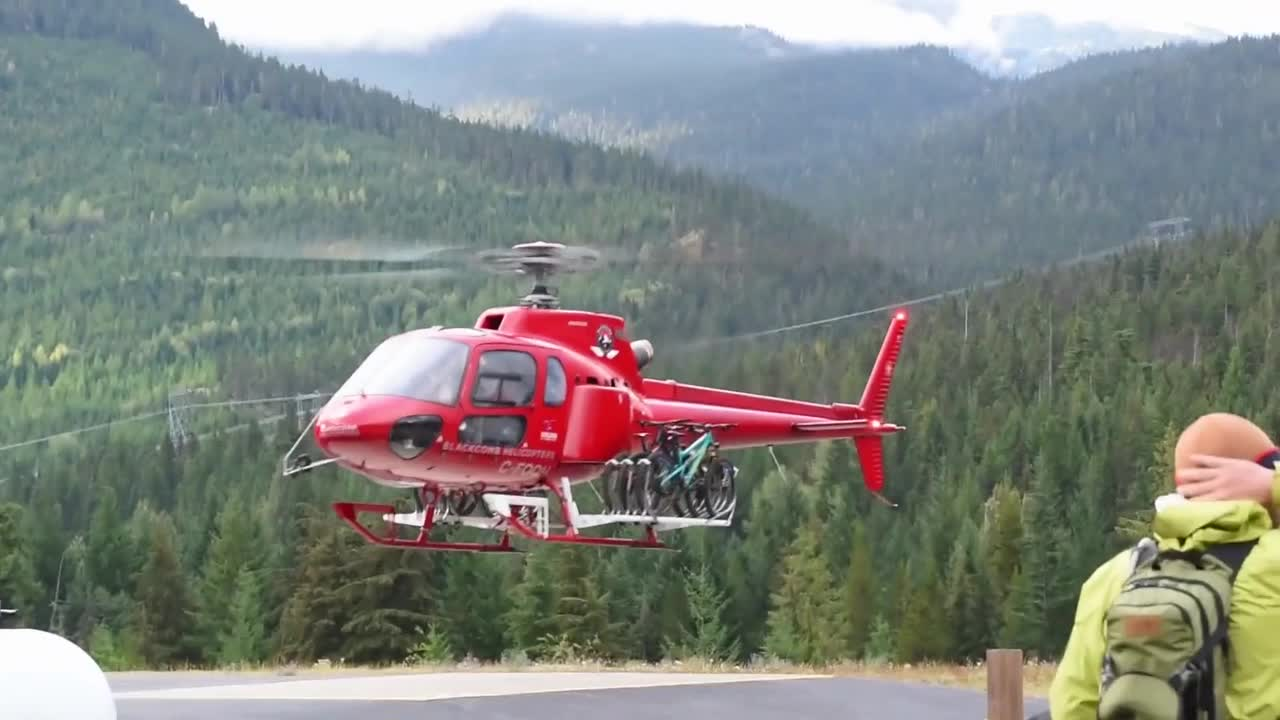
#> input picture part2/src/v001.jpg, 1280 x 720 px
$ jupyter execute --allow-errors PatchMatch_RGB.ipynb   (shell and % lines are left out)
#> lines starting #> are read from the running program, lines starting #| are printed output that depends on the picture
[cell 1]
import numpy as np
import cv2
import matplotlib.pyplot as plt

[cell 2]
def compare_matches(padded_img1, padded_img2, center1, center2, patch_half_size, debug=False):
    # indexing for slicing patch frim images
    i1_start = center1[1]
    i1_end = center1[1]+2*patch_half_size+1
    j1_start = center1[0]
    j1_end = center1[0]+2*patch_half_size+1

    i2_start = center2[1]
    i2_end = center2[1]+2*patch_half_size+1
    j2_start = center2[0]
    j2_end = center2[0]+2*patch_half_size+1

    if debug:
        print(padded_img1)
        print(padded_img2)

    patch_1 = padded_img1[i1_start:i1_end, j1_start:j1_end]
    patch_2 = padded_img2[i2_start:i2_end, j2_start:j2_end]

    if debug:
        print(patch_1)
        print(patch_2)

    mask = np.logical_and(patch_1 >= 0,patch_2 >= 0)
    patch_1 = patch_1[mask]
    patch_2 = patch_2[mask]

    return np.sum((patch_1-patch_2)**2)/patch_1.size

def patch_match(img1, img2, patch_size=11):
#> called with img1 = array of shape (3, 3, 3), img2 = array of shape (3, 3, 3), patch_size = 3
    height, width, ch = img1.shape
    # create random ofset with the shape h*w for dy and dx
    match_x = np.random.randint(0, width, size=(height,width))
    match_y = np.random.randint(0, height, size=(height,width))

    patch_half_size = patch_size // 2
    padded_img1 = -1*np.ones([height+2*patch_half_size, width+2*patch_half_size, ch], dtype=int)
    padded_img2 = -1*np.ones([height+2*patch_half_size, width+2*patch_half_size, ch], dtype=int)
    padded_img1[patch_half_size:patch_half_size+height, patch_half_size:patch_half_size+width] = img1
    padded_img2[patch_half_size:patch_half_size+height, patch_half_size:patch_half_size+width] = img2

    iteration = 0

    while iteration<5:
        # choose direction of propagation
        if iteration % 2 == 0:
            iter_i = range(height)
            iter_j = range(width)
            edge_i = 0
            edge_j = 0
            delta = -1
        else:
            iter_i = range(height-1, -1, -1)
            iter_j = range(width-1, -1, -1)
            edge_i = height-1
            edge_j = width-1
            delta = 1

        # propagate
        # y
        for i in iter_i:
            # x
            for j in iter_j:

                current_x = match_x[i][j]
                current_y = match_y[i][j]
                candidates = [[current_x, current_y]]
                if i != edge_i:
                    candidates.append([match_x[i+delta][j], match_y[i+delta][j]])
                if j != edge_j:
                    candidates.append([match_x[i][j+delta], match_y[i][j+delta]])
                if len(candidates) != 1:
                    distances = [compare_matches(padded_img1, padded_img2, \
                                                 [j, i], candidates[k], patch_half_size) for k in range(len(candidates))]
                    min_dist_index = np.argmin(distances)
                    min_dist = distances[min_dist_index]
                    top_candidate = candidates[min_dist_index]

                    match_x[i][j] = top_candidate[0]
                    match_y[i][j] = top_candidate[1]

                # random search around current position
                wa_x = width // 2
                wa_y = height // 2

                while wa_x >= 1 and wa_y >= 1:
                    deltas = [-1,1]
                    candidate_x = current_x + wa_x * deltas[np.random.randint(0,2)]
                    candidate_y = current_y + wa_y * deltas[np.random.randint(0,2)]

                    candidate_x = candidate_x % width
                    candidate_y = candidate_y % height

                    distance = compare_matches(padded_img1, padded_img2, \
                                               [j, i], [candidate_x, candidate_y], patch_half_size)
                    if distance < min_dist:
                        match_x[i][j] = candidate_x
                        match_y[i][j] = candidate_y
                        min_dist = distance

                    wa_x = wa_x // 2
                    wa_y = wa_y // 2

        iteration += 1

    ref_i = [np.ones(width, dtype=int)*i for i in range(height)]
    ref_j = [list(range(width)) for i in range(height)]


    return match_x-ref_j, match_y-ref_i

[cell 3]
a = np.array([[[ 0,  1,  2],
        [ 3,  4,  5],
        [ 6,  7,  8]],
             [[ 0,  1,  2],
        [ 3,  4,  5],
        [ 6,  7,  8]] ,
             [[ 0,  1,  2],
        [ 3,  4,  5],
        [ 6,  7,  8]]])

b = np.array([[[ 0,  1,  2],
        [ 3,  4,  5],
        [ 6,  7,  8]],
             [[ 0,  1,  2],
        [ 3,  4,  5],
        [ 6,  7,  8]] ,
             [[ 0,  1,  2],
        [ 3,  4,  5],
        [ 6,  7,  8]]])
print(a)

#> (a cell that did not finish here is left out)

[cell 5]
frame_1 = cv2.resize(cv2.cvtColor(cv2.imread("./v001.jpg"), cv2.COLOR_BGR2RGB),(320,180))
frame_5 = cv2.resize(cv2.cvtColor(cv2.imread("./v005.jpg"), cv2.COLOR_BGR2RGB),(320,180))
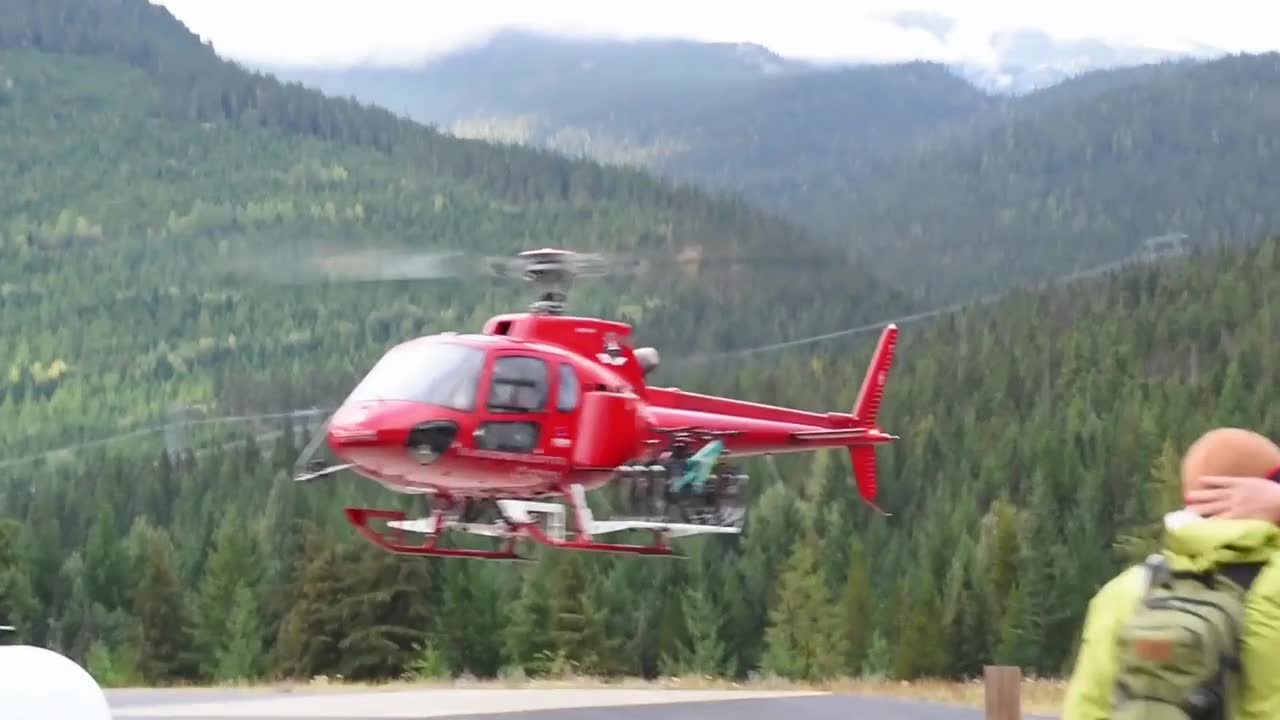
#> input picture part2/src/v005.jpg, 1280 x 720 px
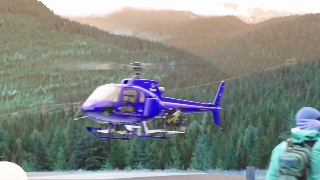
#> frame_5: shape (180, 320, 3); mean B, G, R 132, 136.2, 130.2
frame_50 = cv2.resize(cv2.cvtColor(cv2.imread("./v050.jpg"), cv2.COLOR_BGR2RGB),(320,180))
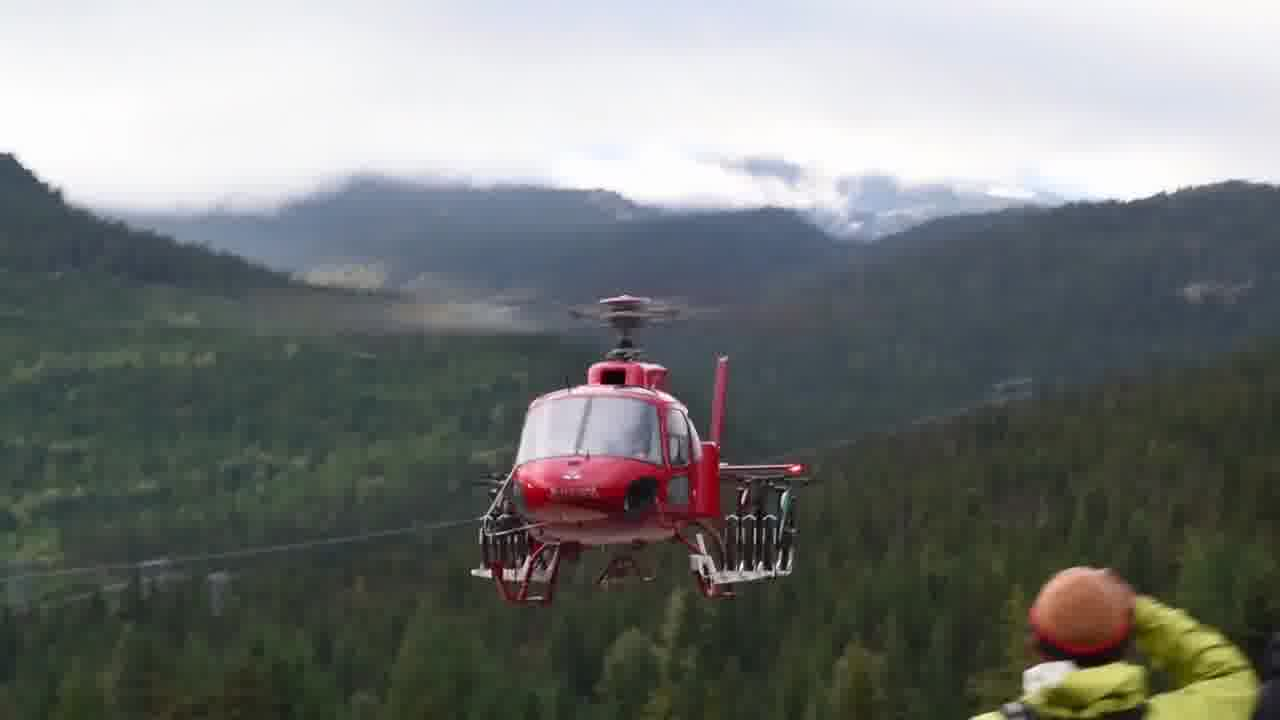
#> input picture part2/src/v050.jpg, 1280 x 720 px
frame_100 = cv2.resize(cv2.cvtColor(cv2.imread("./v100.jpg"), cv2.COLOR_BGR2RGB),(320,180))
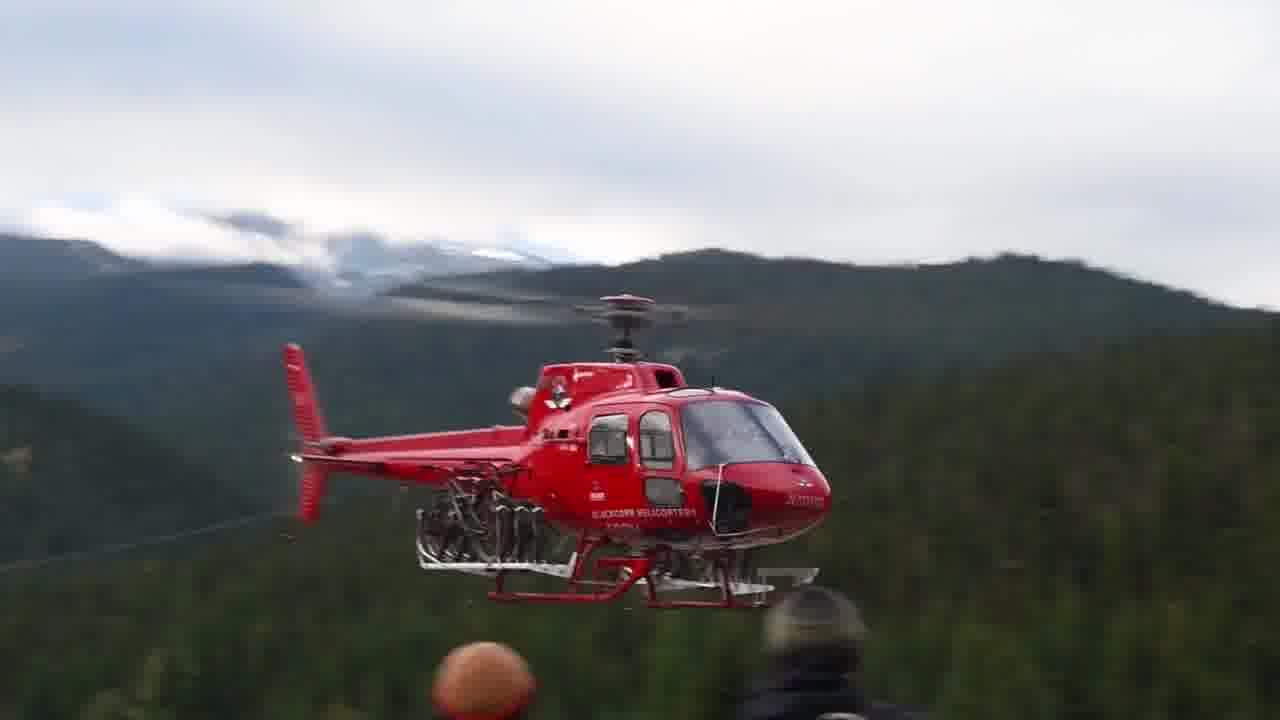
#> input picture part2/src/v100.jpg, 1280 x 720 px

# Frames 1 vs 50

[cell 6]
plt.imshow(frame_1)

[cell 7]
plt.imshow(frame_50)

#> (a cell that did not finish here is left out)

#> call 2 of patch_match, with patch_size = 15
#> in patch_match (call 2), `padded_img2[patch_half_size:patch_half_size+height, patch_half_size:pa..`:
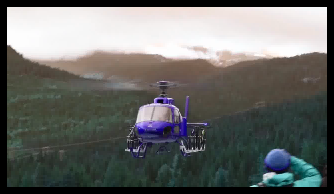
#> padded_img2: shape (194, 334, 3) int64; mean B, G, R 104.2, 106.8, 105.2; drawn with min black and max white
#> the loop in patch_match, `while iteration<5:` made 1 pass
#> after the loop in patch_match, `while iteration<5:`:
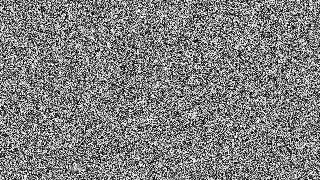
#> match_x: shape (180, 320) int64; min 0, max 319, mean 159.9; drawn with min black and max white
#> after the loop in patch_match, `while iteration<5:`:
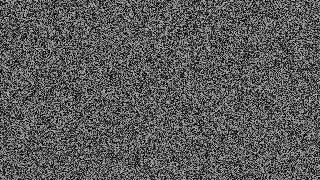
#> match_y: shape (180, 320) int64; min 0, max 179, mean 89.6
#> after the loop in patch_match, `while iteration<5:`: iteration = 0

#> (a cell that did not finish here is left out)

#> (a cell that did not finish here is left out)

# Frames 1 vs 5

[cell 11]
plt.imshow(frame_1)

[cell 12]
plt.imshow(frame_5)

#> (a cell that did not finish here is left out)

#> call 3 of patch_match, with patch_size = 15
#> in patch_match (call 3), `padded_img2[patch_half_size:patch_half_size+height, patch_half_size:pa..`:
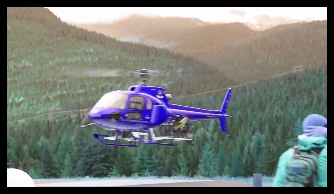
#> padded_img2: shape (194, 334, 3) int64; mean B, G, R 117.2, 121, 115.6; drawn with min black and max white
#> the loop in patch_match, `while iteration<5:` made 1 pass
#> after the loop in patch_match, `while iteration<5:`:
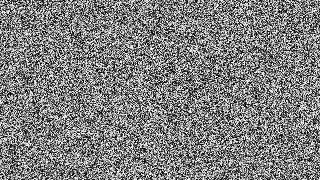
#> match_x: shape (180, 320) int64; min 0, max 319, mean 159.6; drawn with min black and max white
#> after the loop in patch_match, `while iteration<5:`:
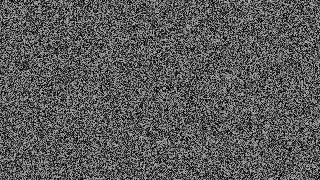
#> match_y: shape (180, 320) int64; min 0, max 179, mean 89.4
